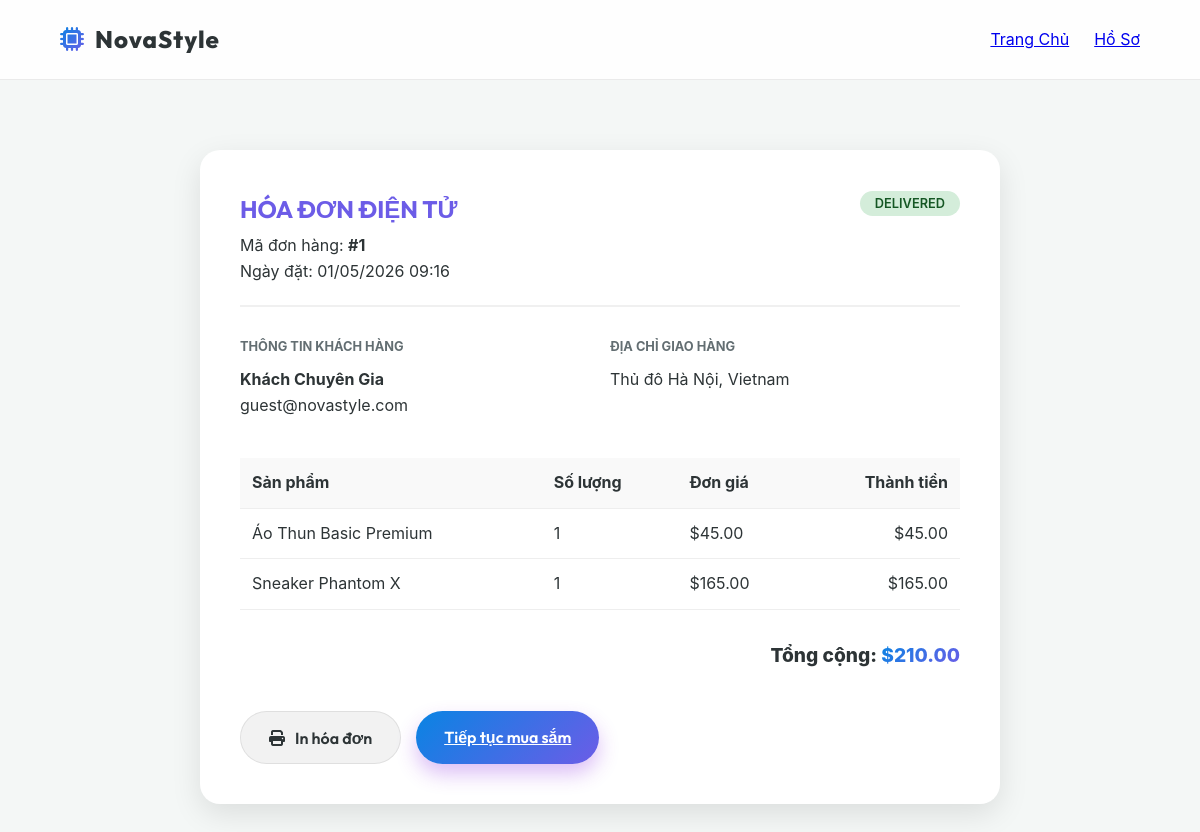
Page /invoice.php?id=1 (signed in) on the committed database.
### tables this page shows
CREATE TABLE `orders` (
  `id` int(11) NOT NULL AUTO_INCREMENT,
  `user_id` int(11) NOT NULL,
  `total_amount` decimal(10,2) NOT NULL,
  `status` enum('pending','processing','shipped','delivered','cancelled') DEFAULT 'pending',
  `shipping_address` text NOT NULL,
  `created_at` timestamp DEFAULT CURRENT_TIMESTAMP,
  PRIMARY KEY (`id`),
  KEY `user_id` (`user_id`),
  CONSTRAINT `fk_orders_user` FOREIGN KEY (`user_id`) REFERENCES `users` (`id`) ON DELETE CASCADE
);

CREATE TABLE `users` (
  `id` int(11) NOT NULL AUTO_INCREMENT,
  `full_name` varchar(100) NOT NULL,
  `gender` varchar(20) DEFAULT NULL,
  `email` varchar(100) NOT NULL,
  `phone` varchar(20) DEFAULT NULL,
  `address` text DEFAULT NULL,
  `password_hash` varchar(255) NOT NULL,
  `role` enum('customer','admin') DEFAULT 'customer',
  `ai_style_preference` json DEFAULT NULL COMMENT 'JSON lưu thói quen mua sắm cho AI phân tích',
  `created_at` timestamp DEFAULT CURRENT_TIMESTAMP,
  PRIMARY KEY (`id`),
  UNIQUE KEY `email` (`email`)
);

CREATE TABLE `order_items` (
  `id` int(11) NOT NULL AUTO_INCREMENT,
  `order_id` int(11) NOT NULL,
  `product_id` varchar(20) NOT NULL,
  `quantity` int(11) NOT NULL,
  `price_at_purchase` decimal(10,2) NOT NULL,
  PRIMARY KEY (`id`),
  KEY `order_id` (`order_id`),
  KEY `product_id` (`product_id`),
  CONSTRAINT `fk_orderitems_order` FOREIGN KEY (`order_id`) REFERENCES `orders` (`id`) ON DELETE CASCADE,
  CONSTRAINT `fk_orderitems_product` FOREIGN KEY (`product_id`) REFERENCES `products` (`id`) ON DELETE CASCADE
);

CREATE TABLE `products` (
  `id` varchar(20) NOT NULL,
  `category_id` int(11) NOT NULL,
  `name` varchar(255) NOT NULL,
  `description` text,
  `price` decimal(10,2) NOT NULL,
  `image_url` varchar(255) DEFAULT NULL,
  `ai_tags` text COMMENT 'Các từ khóa để tính năng Smart Search quét',
  `stock_quantity` int(11) DEFAULT '100',
  `created_at` timestamp DEFAULT CURRENT_TIMESTAMP,
  PRIMARY KEY (`id`),
  KEY `category_id` (`category_id`),
  CONSTRAINT `fk_products_category` FOREIGN KEY (`category_id`) REFERENCES `categories` (`id`) ON DELETE CASCADE
);

### invoice.php (the view, shortened to what this page needs)
<?php
require_once 'db.php';
$orderId = isset($_GET['id']) ? intval($_GET['id']) : 0;
$userId = $_SESSION['user_id'];
$stmtOrder = $conn->prepare("SELECT o.*, u.full_name, u.email, u.phone
                             FROM orders o
                             JOIN users u ON o.user_id = u.id
                             WHERE o.id = ? AND o.user_id = ?");
$stmtOrder->execute([$orderId, $userId]);
$order = $stmtOrder->fetch();
$stmtItems = $conn->prepare("SELECT oi.*, p.name, p.image_url
                              FROM order_items oi
                              JOIN products p ON oi.product_id = p.id
                              WHERE oi.order_id = ?");
$stmtItems->execute([$orderId]);
$items = $stmtItems->fetchAll();
?>
<!DOCTYPE html>
<html lang="vi">
<head>
    <link rel="stylesheet" href="style.css">
    <link rel="stylesheet" href="https://cdnjs.cloudflare.com/ajax/libs/font-awesome/6.4.0/css/all.min.css">
</head>
<body>
    <nav class="glass-header">
        <div class="logo"><i class="fa-solid fa-microchip"></i> NovaStyle</div>
        <div class="nav-links">
            <a href="index.php" class="nav-item">Trang Chủ</a>
            <a href="profile.php" class="nav-item">Hồ Sơ</a>
        </div>
    </nav>
    <div class="invoice-container">
        <div class="invoice-header">
            <div class="invoice-info">
                <h2>HÓA ĐƠN ĐIỆN TỬ</h2>
                <p>Mã đơn hàng: <strong>#<?= $orderId ?></strong></p>
                <p>Ngày đặt: <?= date('d/m/Y H:i', strtotime($order['created_at'])) ?></p>
            </div>
            <div style="text-align: right;">
                <span class="status-badge status-<?= $order['status'] ?>"><?= ucfirst($order['status']) ?></span>
            </div>
        </div>
        <div class="customer-details">
            <div>
                <h4>Thông tin khách hàng</h4>
                <p><strong><?= htmlspecialchars($order['full_name']) ?></strong></p>
                <p><?= htmlspecialchars($order['email']) ?></p>
            </div>
            <div>
                <h4>Địa chỉ giao hàng</h4>
                <p><?= nl2br(htmlspecialchars($order['shipping_address'])) ?></p>
            </div>
        </div>
        <table class="invoice-table">
            <thead>
                <tr>
                    <th>Sản phẩm</th>
                    <th>Số lượng</th>
                    <th>Đơn giá</th>
                    <th style="text-align: right;">Thành tiền</th>
                </tr>
            </thead>
            <tbody>
                <?php foreach ($items as $item): ?>
                <tr>
                    <td><?= htmlspecialchars($item['name']) ?></td>
                    <td><?= $item['quantity'] ?></td>
                    <td>$<?= number_format($item['price_at_purchase'], 2) ?></td>
                    <td style="text-align: right;">$<?= number_format($item['quantity'] * $item['price_at_purchase'], 2) ?></td>
                </tr>
                <?php endforeach; ?>
            </tbody>
        </table>
        <div class="total-row">
            Tổng cộng: <span class="gradient-text">$<?= number_format($order['total_amount'], 2) ?></span>
        </div>
        <div class="btn-print-area" style="margin-top: 40px; display: flex; gap: 15px;">
            <button onclick="window.print()" class="btn btn-secondary"><i class="fa-solid fa-print"></i> In hóa đơn</button>
            <a href="index.php" class="btn btn-primary">Tiếp tục mua sắm</a>
        </div>
    </div>
</body>
</html>

### style.css (style rules this page uses)
:root { --bg-dark: #0a0a0c; --text-main: #ffffff; --text-muted: #8892b0; --accent-blue: #00d2ff; --accent-purple: #8a2be2; --primary-gradient: linear-gradient(135deg, var(--accent-blue) 0%, var(--accent-purple) 100%); --glass-bg: rgba(255, 255, 255, 0.03); --glass-border: rgba(255, 255, 255, 0.08); --glass-shadow: 0 8px 32px 0 rgba(0, 0, 0, 0.37); --font-heading: 'Outfit', sans-serif; --font-body: 'Inter', sans-serif; --transition-smooth: all 0.3s cubic-bezier(0.25, 0.8, 0.25, 1); }
* { margin: 0; padding: 0; box-sizing: border-box; }
body { background-color: var(--bg-dark); color: var(--text-main); font-family: var(--font-body); overflow-x: hidden; line-height: 1.6; }
.glass-header { position: fixed; top: 0; width: 100%; height: 80px; display: flex; justify-content: space-between; align-items: center; padding: 0 5%; background: var(--glass-bg); backdrop-filter: blur(12px); -webkit-backdrop-filter: blur(12px); border-bottom: 1px solid var(--glass-border); z-index: 100; }
.logo { font-family: var(--font-heading); font-size: 1.5rem; font-weight: 800; display: flex; align-items: center; gap: 10px; letter-spacing: 1px; }
.logo i { background: var(--primary-gradient); -webkit-background-clip: text; background-clip: text; -webkit-text-fill-color: transparent; }
.nav-links { display: flex; align-items: center; gap: 25px; }
.gradient-text { background: var(--primary-gradient); -webkit-background-clip: text; background-clip: text; -webkit-text-fill-color: transparent; }
.btn { padding: 14px 28px; border-radius: 30px; font-family: var(--font-heading); font-weight: 600; font-size: 1rem; cursor: pointer; transition: var(--transition-smooth); border: none; display: inline-flex; align-items: center; gap: 10px; }
.btn-primary { background: var(--primary-gradient); color: white; box-shadow: 0 10px 20px rgba(138, 43, 226, 0.3); }
.btn-secondary { background: rgba(255, 255, 255, 0.05); color: white; border: 1px solid var(--glass-border); }
:root { --bg-dark: #f4f7f6; --text-main: #2d3436; --text-muted: #636e72; --accent-blue: #0984e3; --accent-purple: #6c5ce7; --glass-bg: rgba(255, 255, 255, 0.85); --glass-border: rgba(0, 0, 0, 0.08); --glass-shadow: 0 8px 32px 0 rgba(0, 0, 0, 0.05); }
body { background-color: var(--bg-dark); }
.btn-secondary { background: rgba(0, 0, 0, 0.05); color: var(--text-main); }
.btn-primary, .badge, .ai-btn, .ai-bot-widget { color: #ffffff; }

### invoice.php (style rules this page uses)
.invoice-container { max-width: 800px; margin: 150px auto 50px; background: #fff; padding: 40px; border-radius: 20px; box-shadow: 0 10px 30px rgba(0,0,0,0.1); }
.invoice-header { display: flex; justify-content: space-between; border-bottom: 2px solid #f0f0f0; padding-bottom: 20px; margin-bottom: 30px; }
.invoice-info h2 { font-family: var(--font-heading); color: var(--accent-purple); margin-bottom: 5px; }
.customer-details { display: grid; grid-template-columns: 1fr 1fr; gap: 20px; margin-bottom: 40px; }
.customer-details h4 { margin-bottom: 10px; color: var(--text-muted); text-transform: uppercase; font-size: 0.8rem; }
.invoice-table { width: 100%; border-collapse: collapse; margin-bottom: 30px; }
.invoice-table th { text-align: left; padding: 12px; background: #f9f9f9; border-bottom: 1px solid #eee; }
.invoice-table td { padding: 12px; border-bottom: 1px solid #eee; }
.total-row { text-align: right; font-size: 1.2rem; font-weight: 800; }
.status-badge { padding: 5px 15px; border-radius: 20px; font-size: 0.8rem; font-weight: 600; text-transform: uppercase; }
.status-delivered { background: #d4edda; color: #155724; }

### rows in the picture
orders: created_at "01/05/2026 09:16", status "DELIVERED", user.full_name "Khách Chuyên Gia", user.email "guest@novastyle.com", shipping_address "Thủ đô Hà Nội, Vietnam", total_amount "210.00"
order_items: product.name "Áo Thun Basic Premium", quantity "1", price_at_purchase "45.00", $item['quantity']*$item['price_at_purchase'] "45.00"
order_items: product.name "Sneaker Phantom X", quantity "1", price_at_purchase "165.00", $item['quantity']*$item['price_at_purchase'] "165.00"

### other values in the picture
$orderId "1"
